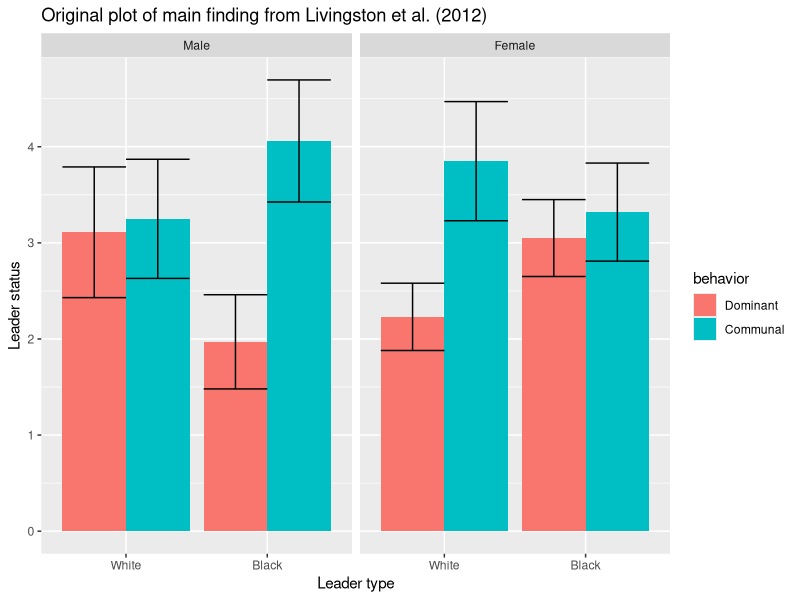

Source code (R):
## ---- chunk 1
###Data Preparation

####Load Relevant Libraries and Functions
library(tidyverse)
library(psych)
library(ggplot2)

####Import data
#d = read.csv("~/Desktop/PSYC254/livingston2012/Pilot_A.csv")

#### Data exclusion / filtering
#d.tidy = d %>%
#  filter(manipcheck == 0) %>%
#  dplyr::select(T_race, T_gender, T_behavior, lead_well, lead_max, lead_admire, lead_respect, salary, PvsS, race, age, gender,educ, workex,pol_s, pol_e) 

#### Prepare data for analysis - create columns etc.
#d.tidy$T_race = as.factor(d.tidy$T_race)
#levels(d.tidy$T_race)[1] = "white"
#levels(d.tidy$T_race)[2] = "black"
#d.tidy$T_gender = as.factor(d.tidy$T_gender)
#levels(d.tidy$T_gender)[1] = "male"
#levels(d.tidy$T_gender)[2] = "female"
#d.tidy$T_behavior = as.factor(d.tidy$T_behavior)
#levels(d.tidy$T_behavior)[1] = "agentic"
#levels(d.tidy$T_behavior)[2] = "communal"

#d.tidy$lead_well = as.numeric(d.tidy$lead_well) 
#d.tidy$lead_max = as.numeric(d.tidy$lead_max)
#d.tidy$lead_admire = as.numeric(d.tidy$lead_admire)
#d.tidy$lead_respect = as.numeric(d.tidy$lead_respect)
#d.tidy$salary = as.numeric(d.tidy$salary)
#d.tidy$PvsS = as.numeric(d.tidy$PvsS)

#d.tidy$leadev = rowMeans(d.tidy[,4:8]) #make composite 
#lead = matrix(c(d.tidy$lead_well, d.tidy$lead_max, d.tidy$lead_admire, d.tidy$lead_respect,d.tidy$salary), ncol=5)
#alpha(lead) 

#d.women = d.tidy %>%
#  filter(T_gender == "female")

#d.men = d.tidy %>%
#  filter(T_gender == "male")
## ---- chunk 2
#hist(leadev)
#hist(PvsS)

#summary(lm(leadev ~ T_race*T_gender*T_behavior, d.tidy)) #main 3 way interaction (leader evaluations)

#summary(lm(leadev ~ T_race*T_behavior, d.women)) #2 way for women (leader evaluations)

#summary(lm(leadev ~ T_race*T_behavior, d.men)) #2 way for men (leader evaluations)

#summary(lm(PvsS ~ T_race*T_gender*T_behavior,d.tidy)) #3 way interaction (attribution of behavior)
#summary(lm(PvsS ~ T_race*T_behavior,d.women)) #2 way for women (attribution of behavior)
#summary(lm(PvsS ~ T_race*T_behavior,d.men)) #2 way for men (attribution of behavior)
#summary(lm(PvsS ~ T_race,d.tidy)) #main effect of race
## ---- chunk 3
original = data.frame(
  race = factor(c("White","White", "Black", "Black","White","White", "Black", "Black"), levels=c("White","Black")),
  gender = factor(c("Male", "Male","Male","Male", "Female","Female","Female","Female"), levels=c("Male","Female")),
  behavior = factor(c("Dominant", "Communal"), levels=c("Dominant","Communal")),
  leadev = c(3.11,3.25,1.97,4.06,2.23,3.85,3.05,3.32),
  sd = c(1.36,1.24,.98,1.27,.7,1.24,.8,1.02)
)

ggplot(data=original, aes(x=race, y = leadev,fill=behavior, ymin=(original$leadev - .5*original$sd), ymax=(original$leadev + .5*original$sd))) +
  facet_wrap(~gender)+ 
  geom_bar(position="dodge", stat="identity") + 
  geom_errorbar(position="dodge") +
  labs(title = "Original plot of main finding from Livingston et al. (2012)",
       x = "Leader type", 
       y = "Leader status")
## ---- chunk 4
#d.tidy2 = d.tidy %>%
#  group_by(T_behavior,T_race,T_gender) %>% 
#  summarise(m_leadev = mean(leadev)) %>%
#  summarise(sd_leadev = sd(leadev))

#ggplot(data=d.tidy2, aes(x=T_race, y = leadev,fill=T_behavior, ymin=(m_leadev-.5*sd_leadev), ymax=(m_leadev + .5*se_leadev)))) +
#  facet_wrap(~T_gender)+ 
#  geom_bar(position="dodge", stat="identity") + 
#  geom_errorbar(position="dodge") +
#  labs(title = "Results from replication of Livingston et al. (2012)",
#       x = "Leader type", 
#       y = "Leader status")
